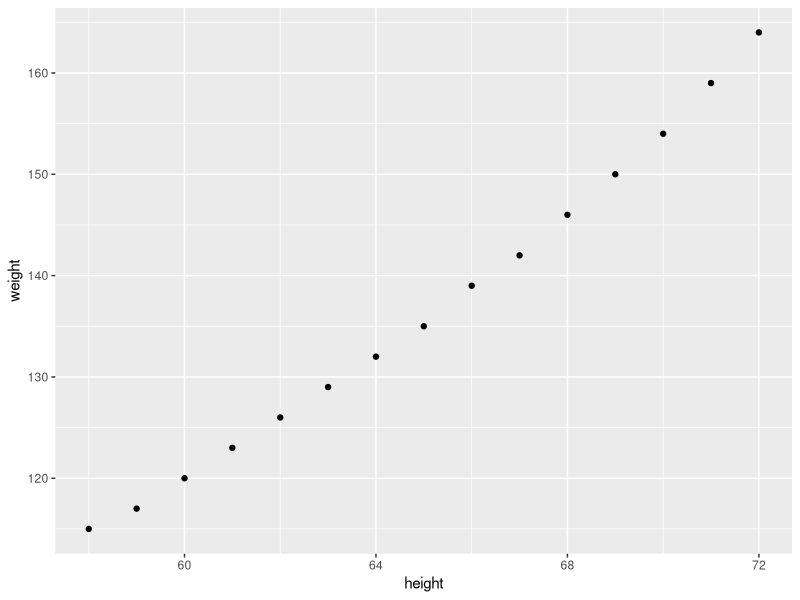
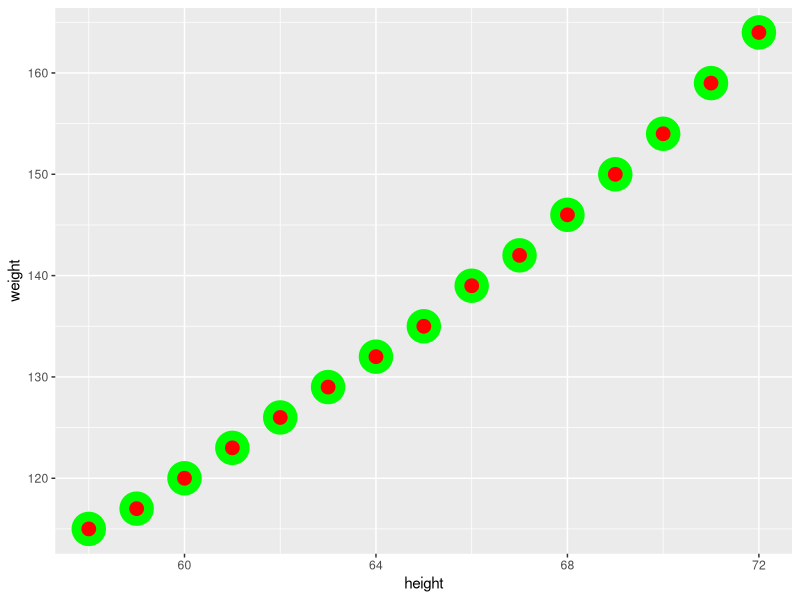

Write R code to recreate these figures, in order.
#This code chunk identifies my working directory 
#and sets it to where I want to save and fetch files
#TASK: fill in between the parentheses if needed. 
#If not needed, make the two lines a comment
getwd()
#Output : [1] "C:/Users/Michael/Desktop/MCDaniel/CourseWork/ANA 505/R Lessons"
setwd("C:/Users/Michael/Desktop/MCDaniel/CourseWork/ANA 505/R Lessons")

#This brings the 'women' data into my environment from Base R
women

#This code saves the women data as a dataframe with my name
#TASK: Change Anna to your name
Michael_mydata<-women

#This code chunk allows me to see the top 2 rows of my data
#TASK: replace the ? with the function that returns the top rows
head(Michael_mydata, 2)

#This code chunk shows me the structure 
#Such as number of columns, number of observations, _names of the columns__, and _class of each columns__
#Task: Complete the comment above 
#by filling in the blank with what else the str function returns
str(Michael_mydata)

#This code chunk shows me some basic summary stats
#Such as Min, _Median_, _Mean__, _Quantile__, and _Max__
#Task: Complete the comment above
summary(Michael_mydata)

#this allows me to apply the function to just one certain column
#Task: replace the ? in the code below with the correct character
mean(Michael_mydata$height)

#This allows me to save one column as its own object ('values' in the Environment)
#I can see the values in the Environment window
Just_Height<- (Michael_mydata$height)
#Task: Write the code below to create an object for the just weight column
Just_Weight<- (Michael_mydata$weight)

#This takes the individual objects ('values' in the Environment) and creates a dataframe
#I can see the Data in the Environment 
#Task: replace the ? in the code below with the correct character
HeightandWeight <- data.frame(Just_Height, Just_Weight)

#This code chunk creates a subset from my dataset
#Note that the subset only appears in the Console (not the Environment)
#If I wanted to save the subset, I would need to name it as done in the code above
subset(HeightandWeight, Just_Height>65)

#TASK: replace the ?'s below with the correct functions
#This shows me how many rows are in my dataset
nrow(HeightandWeight)
#This shows me how many columns are in my dataset
nrow(HeightandWeight)

#This also shows me how many rows and columns with just one function
#TASK: replace the ? with the correct function
dim(HeightandWeight)

#This code will install the tibble package
install.packages("tibble")
#This code calls the tibble package so I can use its functions
library(tibble)

#TASK: Run the next few lines of code and note the difference in what the lines return
#Put your noted difference in a new comment below
#The tibble package is used to create/construct data frames
NewWomen<-tibble(HeightandWeight, height=Just_Height, weight=Just_Weight)
NewWomen1<-tibble(height=Just_Height, weight=Just_Weight)
View(NewWomen)
View(NewWomen1)

#This installs the ggplot2 package
#TASK: replace the ? with the word needed to install the ggplot2 package
install.packages("ggplot2")

#This calls the gglot2 package so I can use the functions in it
#TASK: replace the ? with the function that call the package
library(ggplot2)

#This produces a scatterplot of the height and weight columns
ggplot(NewWomen, aes(x=height, y=weight)) + 
  geom_point()

#Optional 'Just for fun' TASK: Change the arguments for the geom point and see what happens to the plot
ggplot(NewWomen, aes(x=height, y=weight)) + 
  geom_point(shape = 21, colour = "green", fill = "red", size = 5, stroke = 5)
